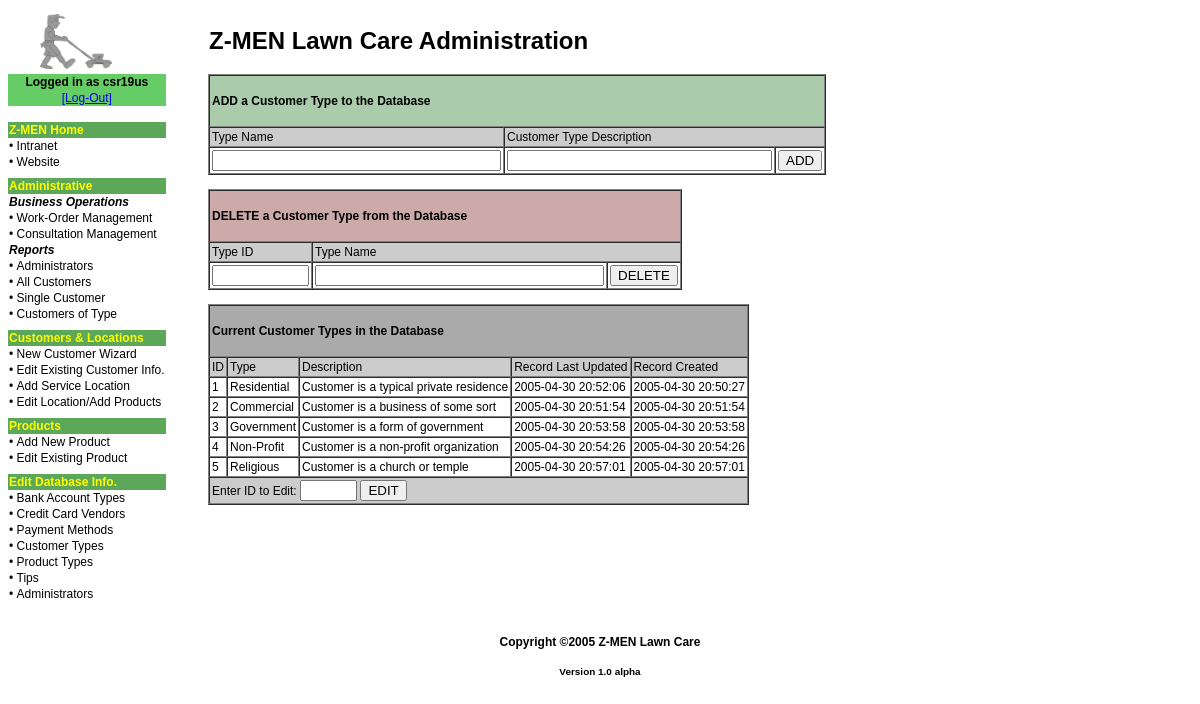
/site/adminroot/customer_type.php (signed in), run on the app's committed database.
### tables this page shows
CREATE TABLE `customer_type` (
  `ctype_id` tinyint(3) UNSIGNED NOT NULL AUTO_INCREMENT,
  `ctype_type` varchar(32) DEFAULT NULL,
  `ctype_desc` varchar(128) DEFAULT NULL,
  `ctype_lastupd` timestamp NOT NULL DEFAULT CURRENT_TIMESTAMP ON UPDATE CURRENT_TIMESTAMP,
  `ctype_created` datetime DEFAULT NULL,
  PRIMARY KEY (`ctype_id`)
);

### site/adminroot/php/fns_database.php (called while the page is built, shortened)
<?php
function dbconnect_newmethod() {
	$db = mysqli_connect('localhost','zmen_webuser','password','zmendev');
	return $db;
}
?>

### site/adminroot/php/ctype_view.php (the view, shortened to what this page needs)
<?php
require_once 'fns_database.php';
$result = dbconnect_newmethod()->query('SELECT * FROM customer_type');
$num_results = $result->num_rows;
echo '
	<table border="1" cellpadding="2" cellspacing="0">
		<tr bgcolor="#aaaaaa">
			<td colspan="5"><h4>Current Customer Types in the Database</h4></td>
		</tr>
		<tr bgcolor="#cccccc">
			<td>ID</td>
			<td align="left">Type</td>
			<td>Description</td>
			<td>Record Last Updated</td>
			<td>Record Created</td>
		</tr>';
for ($i=0; $i<$num_results; $i++) {
	$row = $result->fetch_assoc();
	echo '<tr>';
	echo '<td>'.$row['ctype_id'].'</td>';
	echo '<td align="left">'.$row['ctype_type'].'</td>';
	echo '<td>'.$row['ctype_desc'].'</td>';
	echo '<td>'.$row['ctype_lastupd'].'</td>';
	echo '<td>'.$row['ctype_created'].'</td>';
	echo '</tr>';
}
echo '
	<tr bgcolor="#cccccc">
		<form action="php/ctype_edit_form.php" method="post">
		<td colspan="6" align="left">
			Enter ID to Edit:
			<input type="text" name="ctype_id_toedit" maxlength="3" size="4" />
			<input type="submit" value="EDIT" />
		</td>
		</form>
	</tr>';
echo '</table>';
?>

### site/adminroot/css/admin.css (style rules this page uses)
body { font-family: Arial, Helvetica, sans-serif; font-size:12px; }

### data on the page
customer_type: ctype_id "1", ctype_type "Residential", ctype_desc "Customer is a typical private residence", ctype_lastupd "2005-04-30 20:52:06", ctype_created "2005-04-30 20:50:27"
customer_type: ctype_id "2", ctype_type "Commercial", ctype_desc "Customer is a business of some sort", ctype_lastupd "2005-04-30 20:51:54", ctype_created "2005-04-30 20:51:54"
customer_type: ctype_id "3", ctype_type "Government", ctype_desc "Customer is a form of government", ctype_lastupd "2005-04-30 20:53:58", ctype_created "2005-04-30 20:53:58"
customer_type: ctype_id "4", ctype_type "Non-Profit", ctype_desc "Customer is a non-profit organization", ctype_lastupd "2005-04-30 20:54:26", ctype_created "2005-04-30 20:54:26"
customer_type: ctype_id "5", ctype_type "Religious", ctype_desc "Customer is a church or temple", ctype_lastupd "2005-04-30 20:57:01", ctype_created "2005-04-30 20:57:01"

### other printed values
$_SESSION['admin_user'] "csr19us"
